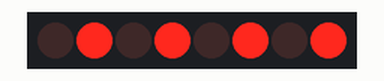
Simulated run of this sketch. Board: Arduino Uno, built with avr-gcc and run on an emulated ATmega328P. On the bench: 8 shift-register outputs drawn as a row of LEDs (first output left, lit = HIGH). Wiring (inferred from the names in the program): shift register (74HC595): data pin 12; shift clock pin 13; latch pin 8. Wiring (inferred from the signals the program sends): row of LEDs: on Q0, Q1, Q2, Q3, Q4, Q5, Q6, Q7.

Above: at 0.12 s.
At 2.37 s:
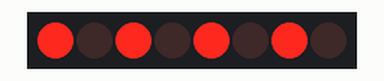
Timing chart, 0 to 3.0 s (numbered marks = the images above):
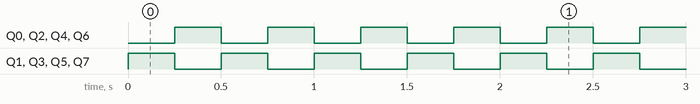

Measured:
- by itself, Q0–7: alternates HIGH for 0.25 s and LOW for 0.25 s

The sketch:

Clase_37_shift_register.ino
```cpp
int latchPin= 8;
int clockPin = 13;
int dataPin = 12;
byte myByte1 = 0b01010101;
byte myByte2 = 0b10101010;
int dt = 250;

void setup() {
  // put your setup code here, to run once:
 Serial.begin(9600);
pinMode(latchPin,OUTPUT);
pinMode(clockPin,OUTPUT);
pinMode(dataPin,OUTPUT);
}

void loop() {
  // put your main code here, to run repeatedly:
  digitalWrite(latchPin, LOW);
  shiftOut(dataPin,clockPin,LSBFIRST, myByte1);
  digitalWrite(latchPin, HIGH);
  delay(dt);
  digitalWrite(latchPin, LOW);
  shiftOut(dataPin,clockPin,LSBFIRST, myByte2);
  digitalWrite(latchPin, HIGH);
  delay(dt);

}
```
